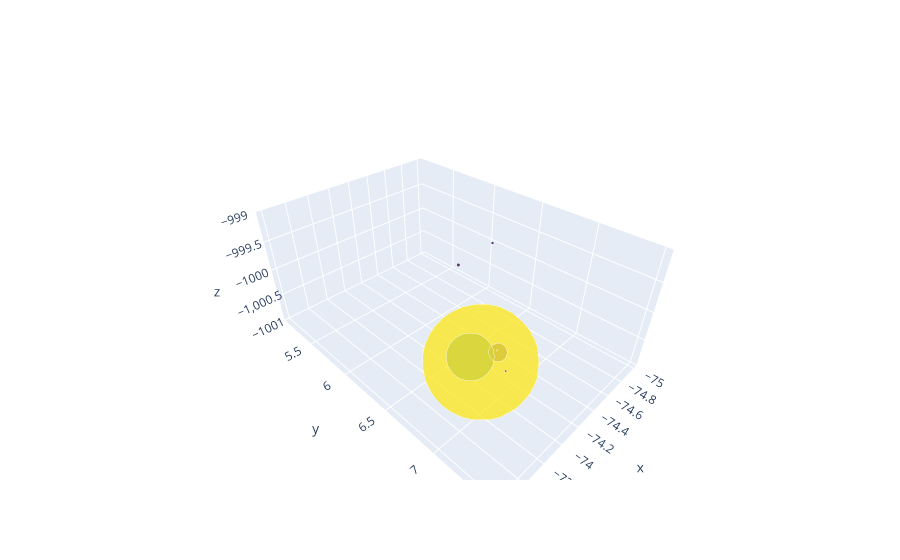

Notebook cell for this chart:
### Code cell
fig.add_trace(go.Scatter3d(z=[-1000 for i in iny['X']], x=iny['X'], y=iny['Y'],mode='markers',
                    name='Inyección BBL', marker=dict(
                size=(iny['TOTAL_bbl'])/10000000,
                color=(iny['TOTAL_bbl'])/1000000,                # set color to an array/list of desired values
                colorscale='viridis',   # choose a colorscale
                opacity=0.8,
                cmax=((iny['TOTAL_bbl'])/1000000).max(),
                cmin=((iny['TOTAL_bbl'])/1000000).min()),
                hovertemplate=iny['CAMPO'].apply(lambda x:str(x))+'<br>'+iny['POZOS'].apply(lambda x:str(x))+'<br>'+iny['TOTAL_bbl'].apply(lambda x:str(x)),
                showlegend=False))

### Figure 1 — Plotly figure (JSON) as saved in the notebook; plotly's stock layout.template omitted (floating-point values rounded to 4 significant figures)
{"data": [{"hovertemplate": ["AREA TECA-COCORNA<br>4<br>18783027", "BONANZA<br>5<br>4326443", "GUADUAS<br>1<br>778650", "CASABE SUR<br>8<br>8079298", "CASABE<br>290<br>128031293", "PENAS BLANCAS<br>4<br>4604557", "PROVINCIA<br>1<br>673941", "PALAGUA<br>5<br>23072930", "INFANTAS<br>163<br>332776193", "LA CIRA<br>372<br>807871685", "LA SALINA<br>5<br>3833148", "LLANITO <br>3<br>1294020", "LLANITO UNIFICADO<br>17<br>14385125"], "marker": {"cmax": 807.9, "cmin": 0.6739, "color": [18.78, 4.326, 0.7786, 8.079, 128.0, 4.605, 0.6739, 23.07, 332.8, 807.9, 3.833, 1.294, 14.39], "colorscale": [[0, "#440154"], [0.1111, "#482878"], [0.2222, "#3e4989"], [0.3333, "#31688e"], [0.4444, "#26828e"], [0.5556, "#1f9e89"], [0.6667, "#35b779"], [0.7778, "#6ece58"], [0.8889, "#b5de2b"], [1, "#fde725"]], "opacity": 0.8, "size": [1.878, 0.4326, 0.07787, 0.8079, 12.8, 0.4605, 0.06739, 2.307, 33.28, 80.79, 0.3833, 0.1294, 1.439]}, "mode": "markers", "name": "Inyección BBL", "showlegend": false, "type": "scatter3d", "x": [-75, -73.41, -74.58, -73.93, -73.92, -73.97, -73.46, -74.51, -73.77, -73.78, -73.52, -73.83, -73.83], "y": [6.053, 7.479, 5.128, 7.008, 7.021, 6.958, 7.337, 6.094, 6.918, 6.988, 7.272, 7.163, 7.167], "z": [-1000, -1000, -1000, -1000, -1000, -1000, -1000, -1000, -1000, -1000, -1000, -1000, -1000]}], "layout": {}}
